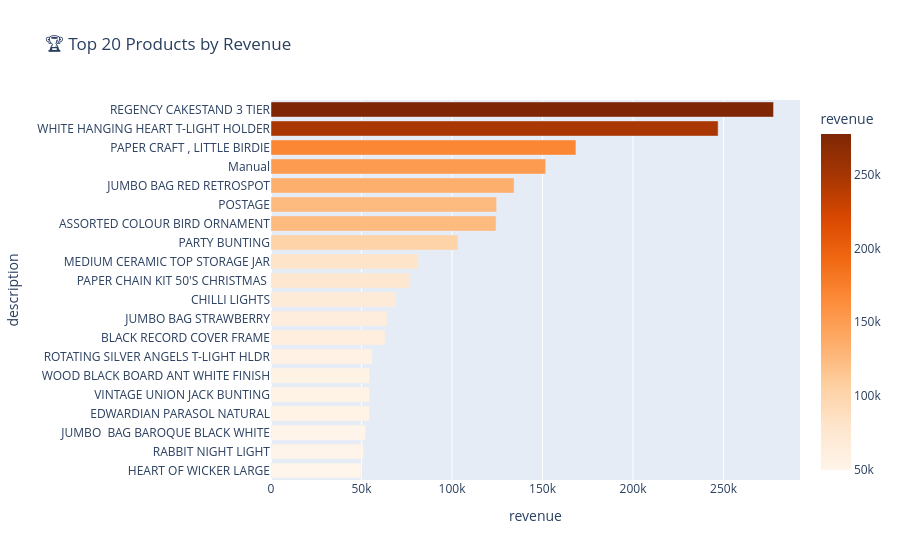

Write notebook code for a chart like this one.
### Code cell
top20 = (df.groupby('description')['revenue']
         .sum().sort_values(ascending=False)
         .head(20).reset_index())
fig = px.bar(top20, x='revenue', y='description',
             orientation='h',
             title='🏆 Top 20 Products by Revenue',
             color='revenue', color_continuous_scale='Oranges')
fig.update_layout(yaxis=dict(categoryorder='total ascending'))
fig.show()

### Figure 1 — Plotly figure (JSON) as saved in the notebook; plotly's stock layout.template omitted (floating-point values rounded to 4 significant figures)
{"data": [{"hovertemplate": "revenue=%{marker.color}<br>description=%{y}<extra></extra>", "legendgroup": "", "marker": {"color": [277700.0, 247000.0, 168500.0, 151800.0, 134300.0, 124600.0, 124400.0, 103300.0, 81420.0, 76600.0, 69080.0, 64130.0, 63090.0, 55880.0, 54530.0, 54430.0, 54330.0, 52190.0, 51250.0, 49860.0], "coloraxis": "coloraxis", "pattern": {"shape": ""}}, "name": "", "orientation": "h", "showlegend": false, "textposition": "auto", "type": "bar", "x": [277700.0, 247000.0, 168500.0, 151800.0, 134300.0, 124600.0, 124400.0, 103300.0, 81420.0, 76600.0, 69080.0, 64130.0, 63090.0, 55880.0, 54530.0, 54430.0, 54330.0, 52190.0, 51250.0, 49860.0], "xaxis": "x", "y": ["REGENCY CAKESTAND 3 TIER", "WHITE HANGING HEART T-LIGHT HOLDER", "PAPER CRAFT , LITTLE BIRDIE", "Manual", "JUMBO BAG RED RETROSPOT", "POSTAGE", "ASSORTED COLOUR BIRD ORNAMENT", "PARTY BUNTING", "MEDIUM CERAMIC TOP STORAGE JAR", "PAPER CHAIN KIT 50'S CHRISTMAS ", "CHILLI LIGHTS", "JUMBO BAG STRAWBERRY", "BLACK RECORD COVER FRAME", "ROTATING SILVER ANGELS T-LIGHT HLDR", "WOOD BLACK BOARD ANT WHITE FINISH", "VINTAGE UNION JACK BUNTING", "EDWARDIAN PARASOL NATURAL", "JUMBO  BAG BAROQUE BLACK WHITE", "RABBIT NIGHT LIGHT", "HEART OF WICKER LARGE"], "yaxis": "y"}], "layout": {"barmode": "relative", "coloraxis": {"colorbar": {"title": {"text": "revenue"}}, "colorscale": [[0, "rgb(255,245,235)"], [0.125, "rgb(254,230,206)"], [0.25, "rgb(253,208,162)"], [0.375, "rgb(253,174,107)"], [0.5, "rgb(253,141,60)"], [0.625, "rgb(241,105,19)"], [0.75, "rgb(217,72,1)"], [0.875, "rgb(166,54,3)"], [1, "rgb(127,39,4)"]]}, "legend": {"tracegroupgap": 0}, "title": {"text": "🏆 Top 20 Products by Revenue"}, "xaxis": {"anchor": "y", "domain": [0, 1], "title": {"text": "revenue"}}, "yaxis": {"anchor": "x", "categoryorder": "total ascending", "domain": [0, 1], "title": {"text": "description"}}}}
